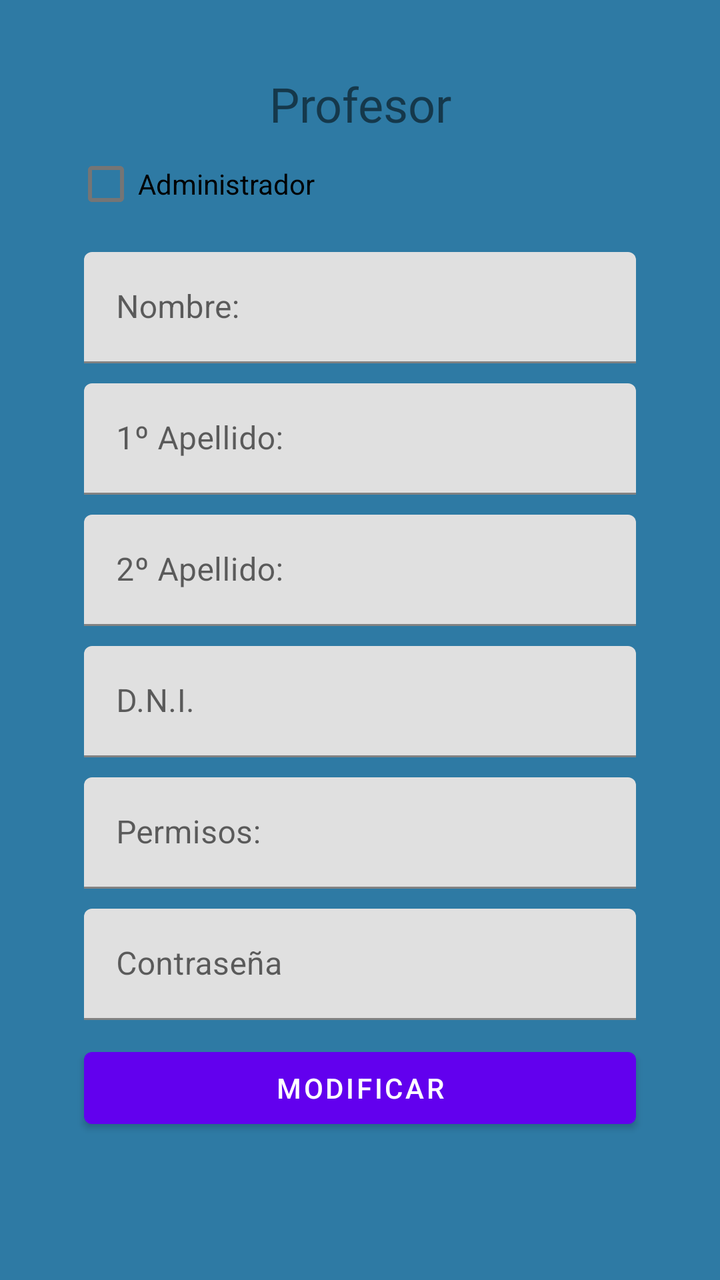
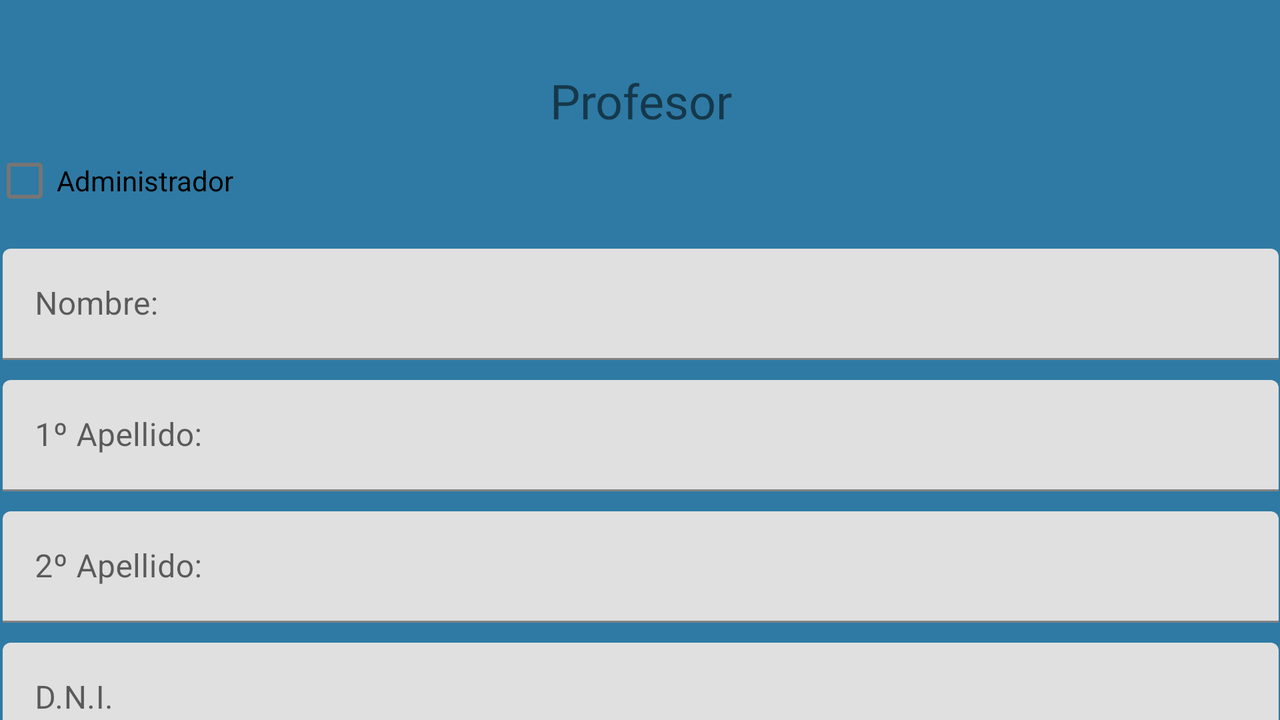

An Android layout and its configuration variant, each rendered on a device that would load it. The default file and the variant file are quoted in full after the pictures.
<!-- AndroidManifest.xml: application theme Theme.GES_AUTO -->
<!-- res/layout/activity_update_profesor.xml -->
<?xml version="1.0" encoding="utf-8"?>
<androidx.constraintlayout.widget.ConstraintLayout xmlns:android="http://schemas.android.com/apk/res/android"
    xmlns:app="http://schemas.android.com/apk/res-auto"
    xmlns:tools="http://schemas.android.com/tools"
    android:layout_width="match_parent"
    android:layout_height="match_parent"
    android:background="#2E7AA4"
    tools:context=".UpdateProfesor">

    <TableLayout
        android:layout_width="317dp"
        android:layout_height="589dp"
        app:layout_constraintBottom_toBottomOf="parent"
        app:layout_constraintEnd_toEndOf="parent"
        app:layout_constraintStart_toStartOf="parent"
        app:layout_constraintTop_toTopOf="parent">


        <TableRow
            android:layout_width="match_parent"
            android:layout_height="match_parent"
            android:gravity="center_horizontal">

            <TextView
                android:id="@+id/textCreateProfeosr"
                android:layout_width="match_parent"
                android:layout_height="wrap_content"
                android:layout_marginLeft="5dp"
                android:layout_marginTop="30px"
                android:layout_marginRight="5dp"
                android:fontFamily="@font/allerta"
                android:text="@string/Profesor"
                android:textAlignment="center"
                android:textSize="24sp" />

        </TableRow>

        <TableRow
            android:layout_width="match_parent"
            android:layout_height="match_parent"
            android:gravity="center_horizontal" >

            <CheckBox
                android:id="@+id/update_root"
                android:layout_width="wrap_content"
                android:layout_height="wrap_content"
                android:text="@string/Root" />
        </TableRow>

        <TableRow
            android:layout_width="match_parent"
            android:layout_height="match_parent"
            android:gravity="center_horizontal">

            <com.google.android.material.textfield.TextInputLayout
                android:id="@+id/edtnombre"
                android:layout_width="286dp"
                android:layout_height="match_parent">

                <EditText
                    android:id="@+id/CreateNombre"
                    android:layout_width="match_parent"
                    android:layout_height="wrap_content"
                    android:layout_marginLeft="5dp"
                    android:layout_marginTop="10dp"
                    android:layout_marginRight="5dp"
                    android:ems="8"
                    android:hint="@string/nombre"

                    android:inputType="textWebEditText" />
            </com.google.android.material.textfield.TextInputLayout>
        </TableRow>

        <TableRow
            android:layout_width="match_parent"
            android:layout_height="wrap_content"
            android:gravity="center_horizontal">

            <com.google.android.material.textfield.TextInputLayout
                android:id="@+id/primerapellido"
                android:layout_width="match_parent"
                android:layout_height="wrap_content"
                android:gravity="center_horizontal">

                <EditText
                    android:id="@+id/CreatePrimerApellido"
                    android:layout_width="match_parent"
                    android:layout_height="wrap_content"
                    android:layout_marginLeft="5dp"
                    android:layout_marginTop="10dp"
                    android:layout_marginRight="5dp"
                    android:ems="8"
                    android:hint="@string/PrimerApellido"

                    android:inputType="textWebEditText" />

            </com.google.android.material.textfield.TextInputLayout>


        </TableRow>
        <TableRow
            android:layout_width="match_parent"
            android:layout_height="wrap_content"
            android:gravity="center_horizontal">

            <com.google.android.material.textfield.TextInputLayout
                android:id="@+id/segapellido"
                android:layout_width="match_parent"
                android:layout_height="wrap_content">

                <EditText
                    android:id="@+id/CreateSegundoApellido"
                    android:layout_width="match_parent"
                    android:layout_height="wrap_content"
                    android:layout_marginLeft="5dp"
                    android:layout_marginTop="10dp"
                    android:layout_marginRight="5dp"
                    android:ems="8"
                    android:hint="@string/SegundoApellido"

                    android:inputType="textWebEditText" />
            </com.google.android.material.textfield.TextInputLayout>
        </TableRow>
        <TableRow
            android:layout_width="match_parent"
            android:layout_height="match_parent"
            android:gravity="center_horizontal">

            <com.google.android.material.textfield.TextInputLayout
                android:id="@+id/edtdni"
                android:layout_width="match_parent"
                android:layout_height="wrap_content">

                <EditText
                    android:id="@+id/Createdni"
                    android:layout_width="match_parent"
                    android:layout_height="wrap_content"
                    android:layout_marginLeft="5dp"
                    android:layout_marginTop="10dp"
                    android:layout_marginRight="5dp"
                    android:ems="8"
                    android:hint="@string/Dni"
                    android:inputType="textWebEditText" />

            </com.google.android.material.textfield.TextInputLayout>
        </TableRow>

        <TableRow
            android:layout_width="match_parent"
            android:layout_height="wrap_content"
            android:gravity="center_horizontal">

            <com.google.android.material.textfield.TextInputLayout
                android:id="@+id/edtpermisi"
                android:layout_width="match_parent"
                android:layout_height="wrap_content">

                <EditText
                    android:id="@+id/Createpermisos"
                    android:layout_width="match_parent"
                    android:layout_height="wrap_content"
                    android:layout_marginLeft="5dp"
                    android:layout_marginTop="10dp"
                    android:layout_marginRight="5dp"
                    android:ems="8"
                    android:hint="@string/permisos"

                    android:inputType="textWebEditText" />
            </com.google.android.material.textfield.TextInputLayout>

        </TableRow>

        <TableRow
            android:layout_width="match_parent"
            android:layout_height="match_parent"
            android:gravity="center_horizontal">

            <com.google.android.material.textfield.TextInputLayout
                android:id="@+id/edtcontrasena"
                android:layout_width="match_parent"
                android:layout_height="wrap_content">

                <EditText
                    android:id="@+id/Createdapass"
                    android:layout_width="match_parent"
                    android:layout_height="wrap_content"
                    android:layout_marginLeft="5dp"
                    android:layout_marginTop="10dp"
                    android:layout_marginRight="5dp"
                    android:ems="8"
                    android:hint="@string/contraseña"

                    android:inputType="textPassword" />
            </com.google.android.material.textfield.TextInputLayout>

        </TableRow>

        <TableRow
            android:layout_width="match_parent"
            android:layout_height="wrap_content"
            android:gravity="center_horizontal">

            <Button
                android:id="@+id/botonCreate"
                android:layout_width="match_parent"
                android:layout_height="wrap_content"
                android:layout_marginLeft="5dp"
                android:layout_marginTop="10dp"
                android:layout_marginRight="5dp"
                android:text="@string/Modificar" />

        </TableRow>

    </TableLayout>

</androidx.constraintlayout.widget.ConstraintLayout>
<!-- resources referenced by this layout -->
<resources>
  <string name="Dni">D.N.I.</string>
  <string name="Modificar">Modificar</string>
  <string name="PrimerApellido">1º Apellido: </string>
  <string name="Profesor">Profesor</string>
  <string name="Root">Administrador</string>
  <string name="SegundoApellido">2º Apellido:  </string>
  <string name="nombre">Nombre: </string>
  <string name="permisos">Permisos: </string>
  <style name="Theme.GES_AUTO" parent="Theme.MaterialComponents.DayNight.NoActionBar">
          
          <item name="colorPrimary">@color/purple_500</item>
          <item name="colorPrimaryVariant">@color/purple_700</item>
          <item name="colorOnPrimary">@color/white</item>
          
          <item name="colorSecondary">@color/teal_200</item>
          <item name="colorSecondaryVariant">@color/teal_700</item>
          <item name="colorOnSecondary">@color/black</item>
          
          <item name="android:statusBarColor" tools:targetApi="l">?attr/colorPrimaryVariant</item>
          
  
  
      </style>
</resources>
<!-- res/layout-land/activity_update_profesor.xml (the repository's variant of the layout above) -->
<!-- drawn on the phone turned sideways -->
<?xml version="1.0" encoding="utf-8"?>
<androidx.constraintlayout.widget.ConstraintLayout
    xmlns:android="http://schemas.android.com/apk/res/android"
    xmlns:app="http://schemas.android.com/apk/res-auto"
    xmlns:tools="http://schemas.android.com/tools"
    android:layout_width="match_parent"
    android:background="#2E7AA4"
    android:layout_height="match_parent">

    <ScrollView
        android:layout_width="648dp"
        android:layout_height="353dp"
        android:layout_marginTop="24dp"
        app:layout_constraintEnd_toEndOf="parent"
        app:layout_constraintStart_toStartOf="parent"
        app:layout_constraintTop_toTopOf="parent">

        <LinearLayout
            android:layout_width="match_parent"
            android:layout_height="wrap_content"
            android:orientation="vertical">

            <TextView
                android:id="@+id/textCreatePractica"
                android:layout_width="match_parent"
                android:layout_height="wrap_content"
                android:layout_marginLeft="5dp"
                android:layout_marginTop="30px"
                android:layout_marginRight="5dp"
                android:fontFamily="@font/allerta"
                android:text="@string/Profesor"
                android:textAlignment="center"
                android:textSize="24sp" />

            <CheckBox
                android:id="@+id/update_root"
                android:layout_width="wrap_content"
                android:layout_height="wrap_content"
                android:text="@string/Root" />

            <com.google.android.material.textfield.TextInputLayout
                android:id="@+id/edtnombre"
                android:layout_width="match_parent"
                android:layout_height="match_parent">

                <EditText
                    android:id="@+id/CreateNombre"
                    android:layout_width="match_parent"
                    android:layout_height="wrap_content"
                    android:layout_marginLeft="5dp"
                    android:layout_marginTop="10dp"
                    android:layout_marginRight="5dp"
                    android:ems="8"
                    android:hint="@string/nombre"

                    android:inputType="textWebEditText" />
            </com.google.android.material.textfield.TextInputLayout>

            <com.google.android.material.textfield.TextInputLayout
                android:id="@+id/primerapellido"
                android:layout_width="match_parent"
                android:layout_height="wrap_content"
                android:gravity="center_horizontal">

                <EditText
                    android:id="@+id/CreatePrimerApellido"
                    android:layout_width="match_parent"
                    android:layout_height="wrap_content"
                    android:layout_marginLeft="5dp"
                    android:layout_marginTop="10dp"
                    android:layout_marginRight="5dp"
                    android:ems="8"
                    android:hint="@string/PrimerApellido"

                    android:inputType="textWebEditText" />

            </com.google.android.material.textfield.TextInputLayout>

            <com.google.android.material.textfield.TextInputLayout
                android:id="@+id/segapellido"
                android:layout_width="match_parent"
                android:layout_height="wrap_content">

                <EditText
                    android:id="@+id/CreateSegundoApellido"
                    android:layout_width="match_parent"
                    android:layout_height="wrap_content"
                    android:layout_marginLeft="5dp"
                    android:layout_marginTop="10dp"
                    android:layout_marginRight="5dp"
                    android:ems="8"
                    android:hint="@string/SegundoApellido"

                    android:inputType="textWebEditText" />
            </com.google.android.material.textfield.TextInputLayout>

            <com.google.android.material.textfield.TextInputLayout
                android:id="@+id/edtdni"
                android:layout_width="match_parent"
                android:layout_height="wrap_content">

                <EditText
                    android:id="@+id/Createdni"
                    android:layout_width="match_parent"
                    android:layout_height="wrap_content"
                    android:layout_marginLeft="5dp"
                    android:layout_marginTop="10dp"
                    android:layout_marginRight="5dp"
                    android:ems="8"
                    android:hint="@string/Dni"
                    android:inputType="textWebEditText" />

            </com.google.android.material.textfield.TextInputLayout>

            <com.google.android.material.textfield.TextInputLayout
                android:id="@+id/edtpermisi"
                android:layout_width="match_parent"
                android:layout_height="wrap_content">

                <EditText
                    android:id="@+id/Createpermisos"
                    android:layout_width="match_parent"
                    android:layout_height="wrap_content"
                    android:layout_marginLeft="5dp"
                    android:layout_marginTop="10dp"
                    android:layout_marginRight="5dp"
                    android:ems="8"
                    android:hint="@string/permisos"

                    android:inputType="textWebEditText" />
            </com.google.android.material.textfield.TextInputLayout>

            <com.google.android.material.textfield.TextInputLayout
                android:id="@+id/edtcontrasena"
                android:layout_width="match_parent"
                android:layout_height="wrap_content">

                <EditText
                    android:id="@+id/Createdapass"
                    android:layout_width="match_parent"
                    android:layout_height="wrap_content"
                    android:layout_marginLeft="5dp"
                    android:layout_marginTop="10dp"
                    android:layout_marginRight="5dp"
                    android:ems="8"
                    android:hint="@string/contraseña"

                    android:inputType="textPassword" />
            </com.google.android.material.textfield.TextInputLayout>

            <Button
                android:id="@+id/buttonCreatePractica"
                android:layout_width="match_parent"
                android:layout_height="wrap_content"
                android:layout_marginLeft="5dp"
                android:layout_marginTop="10dp"
                android:layout_marginRight="5dp"
                android:text="@string/Modificar" />
        </LinearLayout>
    </ScrollView>

</androidx.constraintlayout.widget.ConstraintLayout>
